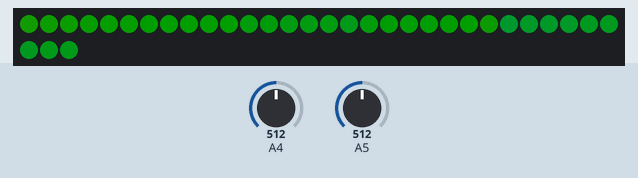
Recording of a sketch running on a simulated Arduino Uno, built with avr-gcc and run on an emulated ATmega328P. Parts: 33 RGB LEDs in strip order, left to right, continuing on the next row. Inputs (shaded band) come from the test bench; at power-on: A4 = 512, A5 = 512. Dim RGB values are drawn brighter than linear; colours are those a GRB WS2812 strip shows for the declared byte order; random numbers use the default seed unless the sketch sets one.

Above: at 6.5 s.
At 14.77 s:
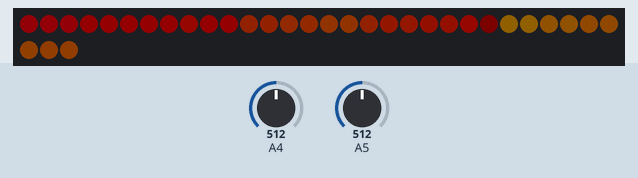
14.8 s: A4 set to 716
At 25.0 s:
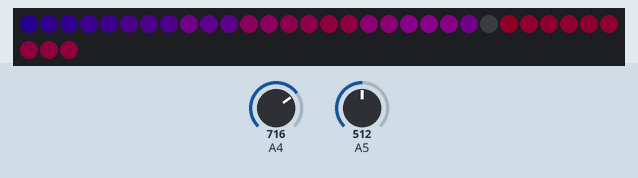
25.2 s: A4 set to 245
At 35.5 s:
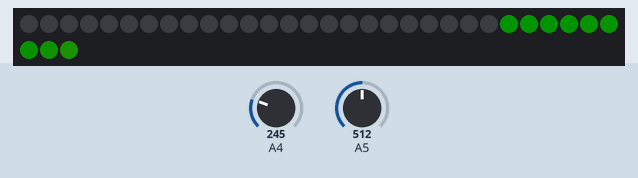
35.6 s: A5 set to 716
At 45.9 s:
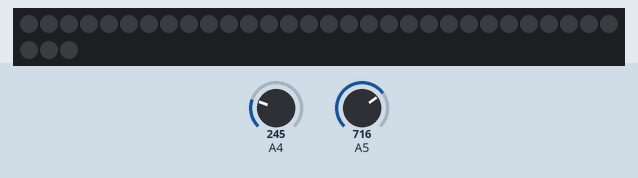
46.0 s: A4 set to 900
56.4 s: A5 set to 245
66.8 s: A4 set to 511
At 78.8 s:
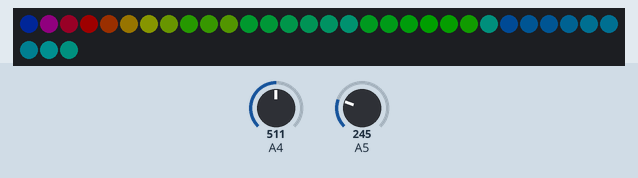

The sketch:

christmas-joy-mini.ino
```cpp
#include <FastLED.h>
#include <math.h>

// How many leds in your strip?
#define NUM_LEDS 33
#define NUM_STEPS 37
#define DOTTED_J_PIXEL 23
#define PAUSE_PIXEL -1
#define PAUSE_PIXEL_SHORTER -2
#define J_DOT_BLINKS 3

// For led chips like Neopixels, which have a data line, ground, and power, you just
// need to define DATA_PIN.  For led chipsets that are SPI based (four wires - data, clock,
// ground, and power), like the LPD8806, define both DATA_PIN and CLOCK_PIN
#define DATA_PIN 0
// #define CLOCK_PIN 13
#define BRIGHTNESS 20

// struct defining row+column for each pixel
typedef struct Pixel {
  int id;
  int col;  // 28 cols
  int row;  // 13 rows
} Pixel;


// Define the array of leds
CRGB leds[NUM_LEDS];


//Pixel pixels[] = {
//  { 32, 1, 9 },
//  { 31, 2, 10 },
//  { 30, 3, 11 },
//  { 23, 4, 1 },
//  { 24, 4, 5 },
//  { 25, 4, 6 },
//  { 26, 4, 7 },
//  { 27, 4, 8 },
//  { 28, 4, 9 },
//  { 29, 4, 10 },
//  { 16, 7, 6 },
//  { 15, 7, 7 },
//  { 14, 7, 8 },
//  { 22, 8, 5 },
//  { 13, 8, 9 },
//  { 21, 9, 5 },
//  { 12, 9, 9 },
//  { 20, 10, 5 },
//  { 11, 10, 9 },
//  { 19, 11, 6 },
//  { 18, 11, 7 },
//  { 17, 11, 8 },
//  { 8, 14, 5 },
//  { 0, 14, 12 },
//  { 9, 15, 6 },
//  { 2, 15, 10 },
//  { 1, 15, 11 },
//  { 10, 16, 7 },
//  { 4, 16, 8 },
//  { 3, 16, 9 },
//  { 5, 17, 7 },
//  { 6, 18, 6 },
//  { 7, 19, 5 }
//};


// store current hue
static uint8_t hue;

// HANDWRITING
// Order of pixels -- "-1" means "pause between strokes", "-2" means "shorter pause between strokes"
int handwritten[NUM_STEPS] = { 24, 25, 26, 27, 28, 29, 30, 31, 32, PAUSE_PIXEL, 16, 15, 14, 13, 12, 11, 17, 18, 19, 20, 21, 22, PAUSE_PIXEL, 8, 9, 10, PAUSE_PIXEL_SHORTER, 7, 6, 5, 4, 3, 2, 1, 0, PAUSE_PIXEL };

void setup() {
  //Serial.begin(115200);
  //Serial.println("resetting");
  LEDS.addLeds<WS2812B, DATA_PIN, RGB>(leds, NUM_LEDS);
}

void dimAll() {
  randomSeed(analogRead(4));
  int which = (rand() % 10) + 1;

  if (which <= 5) {
    // fade to black
    int delayAmount = 12;
    for (int b = BRIGHTNESS; b >= 0; b--) {
      LEDS.setBrightness(b);
      FastLED.show();
      delay(delayAmount);
      delayAmount = pow(delayAmount, 0.98);
    }

    for (int i=0; i < NUM_LEDS; i++) { leds[i] = CRGB::Black; }
  }
  else {
    // randomly set pixels to Black
    int indexes[NUM_LEDS];

    // init array
    for (int i=0; i < NUM_LEDS; i++) {
      indexes[i] = i;
    }

    // swap every pixel index with a random other index
    for (int i=0; i < NUM_LEDS; i++) {
      int randIndex = random(0, NUM_LEDS - 1);
      int temp = indexes[i];
      indexes[i] = indexes[randIndex];
      indexes[randIndex] = temp;
    }

    // set pixels one by one to Black
    int b = NUM_LEDS;
    for (int i=0; i < NUM_LEDS; i++) {
      leds[indexes[i]] = CRGB::Black;
      LEDS.setBrightness(b);
      FastLED.show();
      delay(15);
      b--;
    }

    LEDS.setBrightness(0);
  }

  delay(2000);
}

void handwritingStyle() {
  LEDS.setBrightness(BRIGHTNESS);
  hue = random(0, 255);
  float delayAmount = 30;  // amount to delay
  int hueFactor = random(1, 25);


  for (int i = 0; i <= (NUM_STEPS) - 1; i++) {
    if (handwritten[i] == PAUSE_PIXEL) {
      // pause between "strokes"
      delay(500);
      delayAmount = 30;  // reset beginning of next stroke's delay
    } else if (handwritten[i] == PAUSE_PIXEL_SHORTER) {
      // pause between "strokes" -- SHORTER
      delay(300);
      delayAmount = 18;  // reset beginning of next stroke's delay
    } else {
      hueFactor = pow(hueFactor, 1.02);
      leds[handwritten[i]] = CHSV(hue++ + hueFactor, 255, 255);
      FastLED.show();
      delay(delayAmount);
      delayAmount = pow(delayAmount, 0.97);  // decrease delay to show a linear acceleration
    }
  }
}

void dotTheJ() {
  randomSeed(analogRead(5));
  int which = (rand() % 3) + 1;
  int transitionDelay = random(300, 700);

  // do fade style 2/3 of the time
  if (which == 1 || which == 2) {
    // hue change style
    delay(transitionDelay);
    for (int s = 80; s <= 255; s += 2) {
      leds[DOTTED_J_PIXEL] = CHSV(hue * 1.05, 255, s);
      FastLED.show();
      delay(10);
    }
  }
  else {
    // blink style

    for (int i = 0; i < J_DOT_BLINKS; i++) {
      delay(transitionDelay);
      for (int s = 80; s <= 255; s += 10) {
        leds[DOTTED_J_PIXEL] = CHSV(hue * 1.05, 255, s);
        FastLED.show();
        delay(1);
      }
      if (i < J_DOT_BLINKS - 1) {
        delay(transitionDelay);
        leds[DOTTED_J_PIXEL] = CRGB::Black;
        FastLED.show();
      }
    }
  }
}

void brightenAll() {
  // brighten all
  int delayAmount = 40;
  for (int b = BRIGHTNESS; b <= BRIGHTNESS * 1.5; b++) {
    LEDS.setBrightness(b);
    FastLED.show();
    delay(delayAmount);
    delayAmount = pow(delayAmount, 1.05);
  }
}

void endTheAnimation() {
  delay(1000);
  brightenAll();
  delay(2000);
  dimAll();
}

void loop() {
  handwritingStyle();
  dotTheJ();
  endTheAnimation();
}
```
